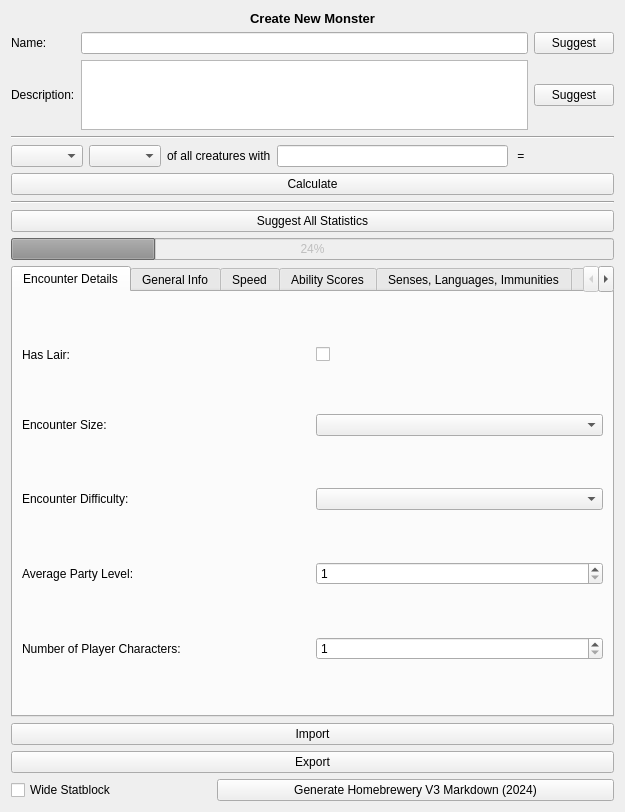
<?xml version="1.0" encoding="UTF-8"?>
<ui version="4.0">
 <class>CreateMonsterView</class>
 <widget class="QWidget" name="CreateMonsterView">
  <property name="geometry">
   <rect>
    <x>0</x>
    <y>0</y>
    <width>625</width>
    <height>755</height>
   </rect>
  </property>
  <property name="windowTitle">
   <string>Form</string>
  </property>
  <layout class="QVBoxLayout" name="verticalLayout">
   <item>
    <widget class="QLabel" name="_lbl_title">
     <property name="maximumSize">
      <size>
       <width>16777215</width>
       <height>40</height>
      </size>
     </property>
     <property name="font">
      <font>
       <pointsize>10</pointsize>
       <weight>75</weight>
       <bold>true</bold>
      </font>
     </property>
     <property name="text">
      <string>Create New Monster</string>
     </property>
     <property name="alignment">
      <set>Qt::AlignCenter</set>
     </property>
    </widget>
   </item>
   <item>
    <layout class="QGridLayout" name="gl_basic_info">
     <item row="0" column="0">
      <widget class="QLabel" name="_lbl_name">
       <property name="text">
        <string>Name:</string>
       </property>
      </widget>
     </item>
     <item row="0" column="2">
      <widget class="QPushButton" name="btn_suggest_name">
       <property name="text">
        <string>Suggest</string>
       </property>
      </widget>
     </item>
     <item row="0" column="1">
      <widget class="QLineEdit" name="lineedit_name"/>
     </item>
     <item row="1" column="0">
      <widget class="QLabel" name="_lbl_description">
       <property name="text">
        <string>Description:</string>
       </property>
      </widget>
     </item>
     <item row="1" column="1">
      <widget class="QTextEdit" name="textedit_description">
       <property name="maximumSize">
        <size>
         <width>16777215</width>
         <height>120</height>
        </size>
       </property>
      </widget>
     </item>
     <item row="1" column="2">
      <widget class="QPushButton" name="btn_refine_description">
       <property name="text">
        <string>Suggest</string>
       </property>
      </widget>
     </item>
    </layout>
   </item>
   <item>
    <widget class="Line" name="line">
     <property name="orientation">
      <enum>Qt::Horizontal</enum>
     </property>
    </widget>
   </item>
   <item>
    <layout class="QHBoxLayout" name="hl_db_query">
     <item>
      <widget class="QComboBox" name="cb_db_operation"/>
     </item>
     <item>
      <widget class="QComboBox" name="cb_db_column_names"/>
     </item>
     <item>
      <widget class="QLabel" name="_lbl_of_all_creatures_with">
       <property name="text">
        <string>of all creatures with</string>
       </property>
      </widget>
     </item>
     <item>
      <widget class="QLineEdit" name="lineedit_filters"/>
     </item>
     <item>
      <widget class="QLabel" name="_lbl_eq">
       <property name="text">
        <string> = </string>
       </property>
      </widget>
     </item>
     <item>
      <widget class="QLabel" name="lbl_db_result">
       <property name="minimumSize">
        <size>
         <width>80</width>
         <height>20</height>
        </size>
       </property>
       <property name="text">
        <string/>
       </property>
      </widget>
     </item>
    </layout>
   </item>
   <item>
    <widget class="QPushButton" name="btn_run_db_query">
     <property name="text">
      <string>Calculate</string>
     </property>
    </widget>
   </item>
   <item>
    <widget class="Line" name="line_2">
     <property name="orientation">
      <enum>Qt::Horizontal</enum>
     </property>
    </widget>
   </item>
   <item>
    <widget class="QPushButton" name="btn_suggest_all">
     <property name="text">
      <string>Suggest All Statistics</string>
     </property>
    </widget>
   </item>
   <item>
    <widget class="QProgressBar" name="progressbar_ai_query">
     <property name="enabled">
      <bool>false</bool>
     </property>
     <property name="value">
      <number>24</number>
     </property>
    </widget>
   </item>
   <item>
    <widget class="QTabWidget" name="tabwidget_stats">
     <property name="currentIndex">
      <number>0</number>
     </property>
     <widget class="QWidget" name="tab_encounter_details">
      <attribute name="title">
       <string>Encounter Details</string>
      </attribute>
      <layout class="QGridLayout" name="gridLayout_4">
       <item row="3" column="0">
        <widget class="QLabel" name="_lbl_avg_party_level">
         <property name="text">
          <string>Average Party Level:</string>
         </property>
        </widget>
       </item>
       <item row="2" column="1">
        <widget class="QComboBox" name="cb_encounter_difficulty"/>
       </item>
       <item row="1" column="1">
        <widget class="QComboBox" name="cb_encounter_size"/>
       </item>
       <item row="3" column="1">
        <widget class="QSpinBox" name="spinbox_avg_party_level">
         <property name="minimum">
          <number>1</number>
         </property>
         <property name="maximum">
          <number>20</number>
         </property>
        </widget>
       </item>
       <item row="4" column="0">
        <widget class="QLabel" name="_lbl_num_pcs">
         <property name="text">
          <string>Number of Player Characters:</string>
         </property>
        </widget>
       </item>
       <item row="1" column="0">
        <widget class="QLabel" name="_lbl_encounter_size">
         <property name="text">
          <string>Encounter Size:</string>
         </property>
        </widget>
       </item>
       <item row="4" column="1">
        <widget class="QSpinBox" name="spinbox_num_pcs">
         <property name="minimum">
          <number>1</number>
         </property>
         <property name="maximum">
          <number>10</number>
         </property>
         <property name="value">
          <number>1</number>
         </property>
        </widget>
       </item>
       <item row="2" column="0">
        <widget class="QLabel" name="_lbl_encounter_difficulty">
         <property name="text">
          <string>Encounter Difficulty:</string>
         </property>
        </widget>
       </item>
       <item row="0" column="0">
        <widget class="QLabel" name="_lbl_has_lair">
         <property name="text">
          <string>Has Lair:</string>
         </property>
        </widget>
       </item>
       <item row="0" column="1">
        <widget class="QCheckBox" name="checkbox_has_lair">
         <property name="text">
          <string/>
         </property>
        </widget>
       </item>
      </layout>
     </widget>
     <widget class="QWidget" name="tab_general_info">
      <attribute name="title">
       <string>General Info</string>
      </attribute>
      <layout class="QGridLayout" name="gridLayout">
       <item row="0" column="1">
        <widget class="QComboBox" name="cb_habitat"/>
       </item>
       <item row="0" column="2">
        <layout class="QHBoxLayout" name="_hl_habitat_btns">
         <item>
          <widget class="QPushButton" name="btn_add_habitat">
           <property name="text">
            <string>Add</string>
           </property>
          </widget>
         </item>
         <item>
          <widget class="QPushButton" name="btn_remove_habitat">
           <property name="text">
            <string>Remove</string>
           </property>
          </widget>
         </item>
        </layout>
       </item>
       <item row="0" column="0">
        <widget class="QLabel" name="_lbl_habitat">
         <property name="text">
          <string>Habitat:</string>
         </property>
        </widget>
       </item>
       <item row="6" column="0">
        <widget class="QLabel" name="_lbl_challenge_rating">
         <property name="text">
          <string>Challenge Rating:</string>
         </property>
        </widget>
       </item>
       <item row="8" column="0">
        <widget class="QLabel" name="_lbl_hp">
         <property name="text">
          <string>HP:</string>
         </property>
        </widget>
       </item>
       <item row="8" column="2">
        <widget class="QCheckBox" name="checkbox_tie_hp_to_cr">
         <property name="text">
          <string>Tie to Challenge Rating</string>
         </property>
         <property name="checked">
          <bool>true</bool>
         </property>
        </widget>
       </item>
       <item row="3" column="0">
        <widget class="QLabel" name="_lbl_creature_type">
         <property name="text">
          <string>Creature Type:</string>
         </property>
        </widget>
       </item>
       <item row="4" column="1">
        <widget class="QComboBox" name="cb_alignment"/>
       </item>
       <item row="7" column="2">
        <widget class="QCheckBox" name="checkbox_tie_ac_to_cr">
         <property name="text">
          <string>Tie to Challenge Rating</string>
         </property>
         <property name="checked">
          <bool>true</bool>
         </property>
        </widget>
       </item>
       <item row="2" column="1">
        <widget class="QLineEdit" name="lineedit_tags"/>
       </item>
       <item row="3" column="1">
        <widget class="QComboBox" name="cb_creature_type"/>
       </item>
       <item row="7" column="1">
        <widget class="QSpinBox" name="spinbox_ac">
         <property name="enabled">
          <bool>false</bool>
         </property>
         <property name="maximum">
          <number>30</number>
         </property>
         <property name="value">
          <number>10</number>
         </property>
        </widget>
       </item>
       <item row="5" column="2">
        <widget class="QPushButton" name="btn_suggest_size">
         <property name="text">
          <string>Suggest</string>
         </property>
        </widget>
       </item>
       <item row="6" column="2">
        <layout class="QHBoxLayout" name="hl_Cr">
         <item>
          <widget class="QLabel" name="_lbl_per_monster_for_x_monsters">
           <property name="text">
            <string>per monster, for x monsters</string>
           </property>
          </widget>
         </item>
         <item>
          <widget class="QCheckBox" name="checkbox_auto_calc_cr">
           <property name="text">
            <string>AutoCalc</string>
           </property>
           <property name="checked">
            <bool>true</bool>
           </property>
          </widget>
         </item>
        </layout>
       </item>
       <item row="5" column="1">
        <widget class="QComboBox" name="cb_size"/>
       </item>
       <item row="8" column="1">
        <widget class="QLineEdit" name="lineedit_hp">
         <property name="enabled">
          <bool>false</bool>
         </property>
        </widget>
       </item>
       <item row="5" column="0">
        <widget class="QLabel" name="_lbl_size">
         <property name="text">
          <string>Size:</string>
         </property>
        </widget>
       </item>
       <item row="2" column="0">
        <widget class="QLabel" name="_lbl_tags">
         <property name="text">
          <string>Tags:</string>
         </property>
        </widget>
       </item>
       <item row="4" column="0">
        <widget class="QLabel" name="_lbl_alignment">
         <property name="text">
          <string>Alignment:</string>
         </property>
        </widget>
       </item>
       <item row="7" column="0">
        <widget class="QLabel" name="_lbl_ac">
         <property name="text">
          <string>AC:</string>
         </property>
        </widget>
       </item>
       <item row="3" column="2">
        <widget class="QPushButton" name="btn_suggest_creature_type">
         <property name="text">
          <string>Suggest</string>
         </property>
        </widget>
       </item>
       <item row="4" column="2">
        <widget class="QPushButton" name="btn_suggest_alignment">
         <property name="text">
          <string>Suggest</string>
         </property>
        </widget>
       </item>
       <item row="6" column="1">
        <widget class="QLineEdit" name="lineedit_challenge_rating"/>
       </item>
       <item row="1" column="0">
        <widget class="QLabel" name="_lbl_treasure">
         <property name="text">
          <string>Treasure:</string>
         </property>
        </widget>
       </item>
       <item row="1" column="1">
        <widget class="QComboBox" name="cb_treasure"/>
       </item>
       <item row="1" column="2">
        <layout class="QHBoxLayout" name="_hl_treasure_btns">
         <item>
          <widget class="QPushButton" name="btn_add_treasure">
           <property name="text">
            <string>Add</string>
           </property>
          </widget>
         </item>
         <item>
          <widget class="QPushButton" name="btn_remove_treasure">
           <property name="text">
            <string>Remove</string>
           </property>
          </widget>
         </item>
        </layout>
       </item>
      </layout>
     </widget>
     <widget class="QWidget" name="tab_speed">
      <attribute name="title">
       <string>Speed</string>
      </attribute>
      <layout class="QGridLayout" name="gridLayout_2">
       <item row="0" column="1">
        <widget class="QSpinBox" name="spinbox_walk_speed">
         <property name="minimum">
          <number>30</number>
         </property>
         <property name="maximum">
          <number>120</number>
         </property>
         <property name="singleStep">
          <number>5</number>
         </property>
        </widget>
       </item>
       <item row="1" column="2">
        <widget class="QLabel" name="_lbl_swim_speed_ft">
         <property name="text">
          <string>ft.</string>
         </property>
        </widget>
       </item>
       <item row="1" column="0">
        <widget class="QLabel" name="_lbl_swim_speed">
         <property name="text">
          <string>Swim Speed:</string>
         </property>
        </widget>
       </item>
       <item row="2" column="2">
        <widget class="QLabel" name="_lbl_fly_speed_ft">
         <property name="text">
          <string>ft.</string>
         </property>
        </widget>
       </item>
       <item row="0" column="0">
        <widget class="QLabel" name="_lbl_walk_speed">
         <property name="text">
          <string>Walk Speed:</string>
         </property>
        </widget>
       </item>
       <item row="0" column="2">
        <widget class="QLabel" name="_lbl_walk_speed_ft">
         <property name="text">
          <string>ft.</string>
         </property>
        </widget>
       </item>
       <item row="3" column="2">
        <widget class="QLabel" name="_lbl_climb_speed_ft">
         <property name="text">
          <string>ft.</string>
         </property>
        </widget>
       </item>
       <item row="3" column="1">
        <widget class="QSpinBox" name="spinbox_climb_speed">
         <property name="maximum">
          <number>120</number>
         </property>
         <property name="singleStep">
          <number>5</number>
         </property>
        </widget>
       </item>
       <item row="2" column="0">
        <widget class="QLabel" name="_lbl_fly_speed">
         <property name="text">
          <string>Fly Speed:</string>
         </property>
        </widget>
       </item>
       <item row="2" column="1">
        <widget class="QSpinBox" name="spinbox_fly_speed">
         <property name="maximum">
          <number>120</number>
         </property>
         <property name="singleStep">
          <number>5</number>
         </property>
        </widget>
       </item>
       <item row="3" column="0">
        <widget class="QLabel" name="_lbl_climb_speed">
         <property name="text">
          <string>Climb Speed:</string>
         </property>
        </widget>
       </item>
       <item row="1" column="1">
        <widget class="QSpinBox" name="spinbox_swim_speed">
         <property name="maximum">
          <number>120</number>
         </property>
         <property name="singleStep">
          <number>5</number>
         </property>
        </widget>
       </item>
       <item row="4" column="0">
        <widget class="QLabel" name="_lbl_burrow_speed">
         <property name="text">
          <string>Burrow Speed:</string>
         </property>
        </widget>
       </item>
       <item row="4" column="1">
        <widget class="QSpinBox" name="spinbox_burrow_speed">
         <property name="maximum">
          <number>120</number>
         </property>
         <property name="singleStep">
          <number>5</number>
         </property>
        </widget>
       </item>
       <item row="4" column="2">
        <widget class="QLabel" name="_lbl_burrow_speed_ft">
         <property name="text">
          <string>ft.</string>
         </property>
        </widget>
       </item>
      </layout>
     </widget>
     <widget class="QWidget" name="tab_ability_scores">
      <attribute name="title">
       <string>Ability Scores</string>
      </attribute>
      <layout class="QGridLayout" name="gridLayout_3">
       <item row="2" column="1">
        <widget class="QSpinBox" name="spinbox_dex">
         <property name="maximum">
          <number>30</number>
         </property>
         <property name="value">
          <number>10</number>
         </property>
        </widget>
       </item>
       <item row="6" column="1">
        <widget class="QSpinBox" name="spinbox_cha">
         <property name="maximum">
          <number>30</number>
         </property>
         <property name="value">
          <number>10</number>
         </property>
        </widget>
       </item>
       <item row="1" column="1">
        <widget class="QSpinBox" name="spinbox_str">
         <property name="maximum">
          <number>30</number>
         </property>
         <property name="value">
          <number>10</number>
         </property>
        </widget>
       </item>
       <item row="6" column="2">
        <widget class="QCheckBox" name="checkbox_prof_st_cha">
         <property name="text">
          <string>Proficient in Saving Throws</string>
         </property>
        </widget>
       </item>
       <item row="5" column="2">
        <widget class="QCheckBox" name="checkbox_prof_st_wis">
         <property name="text">
          <string>Proficient in Saving Throws</string>
         </property>
        </widget>
       </item>
       <item row="4" column="1">
        <widget class="QSpinBox" name="spinbox_int">
         <property name="maximum">
          <number>30</number>
         </property>
         <property name="value">
          <number>10</number>
         </property>
        </widget>
       </item>
       <item row="5" column="0">
        <widget class="QLabel" name="_lbl_wis">
         <property name="text">
          <string>Wis:</string>
         </property>
        </widget>
       </item>
       <item row="3" column="2">
        <widget class="QCheckBox" name="checkbox_prof_st_con">
         <property name="text">
          <string>Proficient in Saving Throws</string>
         </property>
        </widget>
       </item>
       <item row="4" column="0">
        <widget class="QLabel" name="_lbl_int">
         <property name="text">
          <string>Int:</string>
         </property>
        </widget>
       </item>
       <item row="2" column="2">
        <widget class="QCheckBox" name="checkbox_prof_st_dex">
         <property name="text">
          <string>Proficient in Saving Throws</string>
         </property>
        </widget>
       </item>
       <item row="5" column="1">
        <widget class="QSpinBox" name="spinbox_wis">
         <property name="maximum">
          <number>30</number>
         </property>
         <property name="value">
          <number>10</number>
         </property>
        </widget>
       </item>
       <item row="2" column="0">
        <widget class="QLabel" name="_lbl_dex">
         <property name="text">
          <string>Dex:</string>
         </property>
        </widget>
       </item>
       <item row="4" column="2">
        <widget class="QCheckBox" name="checkbox_prof_st_int">
         <property name="text">
          <string>Proficient in Saving Throws</string>
         </property>
        </widget>
       </item>
       <item row="1" column="0">
        <widget class="QLabel" name="_lbl_str">
         <property name="text">
          <string>Str:</string>
         </property>
        </widget>
       </item>
       <item row="6" column="0">
        <widget class="QLabel" name="_lbl_cha">
         <property name="text">
          <string>Cha:</string>
         </property>
        </widget>
       </item>
       <item row="3" column="0">
        <widget class="QLabel" name="_lbl_con">
         <property name="text">
          <string>Con:</string>
         </property>
        </widget>
       </item>
       <item row="3" column="1">
        <widget class="QSpinBox" name="spinbox_con">
         <property name="maximum">
          <number>30</number>
         </property>
         <property name="value">
          <number>10</number>
         </property>
        </widget>
       </item>
       <item row="1" column="2">
        <widget class="QCheckBox" name="checkbox_prof_st_str">
         <property name="text">
          <string>Proficient in Saving Throws</string>
         </property>
        </widget>
       </item>
       <item row="0" column="1">
        <widget class="QPushButton" name="btn_suggest_ability_scores">
         <property name="text">
          <string>Suggest</string>
         </property>
        </widget>
       </item>
      </layout>
     </widget>
     <widget class="QWidget" name="tab_senses_languages_immunities">
      <attribute name="title">
       <string>Senses, Languages, Immunities</string>
      </attribute>
      <layout class="QGridLayout" name="gridLayout_5">
       <item row="2" column="0">
        <widget class="QLabel" name="_lbl_conditions">
         <property name="text">
          <string>Conditions:</string>
         </property>
        </widget>
       </item>
       <item row="3" column="0">
        <widget class="QLabel" name="_lbl_senses">
         <property name="text">
          <string>Senses:</string>
         </property>
        </widget>
       </item>
       <item row="2" column="5">
        <widget class="QListWidget" name="listwidget_conditions">
         <property name="maximumSize">
          <size>
           <width>16777215</width>
           <height>100</height>
          </size>
         </property>
        </widget>
       </item>
       <item row="1" column="1">
        <widget class="QComboBox" name="cb_damage"/>
       </item>
       <item row="1" column="4">
        <widget class="QPushButton" name="btn_damage_remove">
         <property name="text">
          <string>Remove</string>
         </property>
        </widget>
       </item>
       <item row="1" column="6">
        <widget class="QPushButton" name="btn_clear_damage">
         <property name="text">
          <string>Clear</string>
         </property>
        </widget>
       </item>
       <item row="1" column="2">
        <widget class="QPushButton" name="btn_damage_resistant">
         <property name="text">
          <string>Resistant</string>
         </property>
        </widget>
       </item>
       <item row="0" column="0">
        <widget class="QLabel" name="_lbl_skills">
         <property name="text">
          <string>Skills:</string>
         </property>
        </widget>
       </item>
       <item row="4" column="4">
        <widget class="QPushButton" name="btn_languages_remove">
         <property name="text">
          <string>Remove</string>
         </property>
        </widget>
       </item>
       <item row="4" column="1">
        <widget class="QComboBox" name="cb_languages"/>
       </item>
       <item row="5" column="5">
        <widget class="QLabel" name="_lbl_telepathy_ft">
         <property name="text">
          <string>ft.</string>
         </property>
        </widget>
       </item>
       <item row="5" column="3">
        <widget class="QSpinBox" name="spinbox_telepathy_range">
         <property name="enabled">
          <bool>false</bool>
         </property>
         <property name="minimum">
          <number>0</number>
         </property>
         <property name="maximum">
          <number>1000</number>
         </property>
         <property name="singleStep">
          <number>5</number>
         </property>
         <property name="value">
          <number>0</number>
         </property>
        </widget>
       </item>
       <item row="0" column="6">
        <widget class="QPushButton" name="btn_clear_skills">
         <property name="text">
          <string>Clear</string>
         </property>
        </widget>
       </item>
       <item row="5" column="0">
        <widget class="QLabel" name="_lbl_telepathy">
         <property name="text">
          <string>Telepathy:</string>
         </property>
        </widget>
       </item>
       <item row="0" column="5">
        <widget class="QListWidget" name="listwidget_skills">
         <property name="maximumSize">
          <size>
           <width>16777215</width>
           <height>100</height>
          </size>
         </property>
        </widget>
       </item>
       <item row="5" column="1">
        <widget class="QCheckBox" name="checkbox_telepathy">
         <property name="text">
          <string/>
         </property>
        </widget>
       </item>
       <item row="0" column="3">
        <widget class="QPushButton" name="btn_skills_expert">
         <property name="text">
          <string>Expert</string>
         </property>
        </widget>
       </item>
       <item row="2" column="2">
        <widget class="QPushButton" name="btn_conditions_immune">
         <property name="text">
          <string>Immune</string>
         </property>
        </widget>
       </item>
       <item row="3" column="5">
        <widget class="QListWidget" name="listwidget_senses">
         <property name="maximumSize">
          <size>
           <width>16777215</width>
           <height>100</height>
          </size>
         </property>
        </widget>
       </item>
       <item row="3" column="6">
        <widget class="QPushButton" name="btn_clear_senses">
         <property name="text">
          <string>Clear</string>
         </property>
        </widget>
       </item>
       <item row="4" column="6">
        <widget class="QPushButton" name="btn_clear_languages">
         <property name="text">
          <string>Clear</string>
         </property>
        </widget>
       </item>
       <item row="4" column="5">
        <widget class="QListWidget" name="listwidget_languages">
         <property name="maximumSize">
          <size>
           <width>16777215</width>
           <height>100</height>
          </size>
         </property>
        </widget>
       </item>
       <item row="3" column="1">
        <widget class="QComboBox" name="cb_senses"/>
       </item>
       <item row="4" column="2">
        <widget class="QPushButton" name="btn_languages_add">
         <property name="text">
          <string>Add</string>
         </property>
        </widget>
       </item>
       <item row="0" column="4">
        <widget class="QPushButton" name="btn_skills_remove">
         <property name="text">
          <string>Remove</string>
         </property>
        </widget>
       </item>
       <item row="4" column="0">
        <widget class="QLabel" name="_lbl_languages">
         <property name="text">
          <string>Languages:</string>
         </property>
        </widget>
       </item>
       <item row="3" column="4">
        <widget class="QPushButton" name="btn_senses_remove">
         <property name="text">
          <string>Remove</string>
         </property>
        </widget>
       </item>
       <item row="3" column="2">
        <layout class="QHBoxLayout" name="hl_senses">
         <item>
          <widget class="QSpinBox" name="spinbox_sense_range">
           <property name="maximum">
            <number>1000</number>
           </property>
           <property name="singleStep">
            <number>5</number>
           </property>
          </widget>
         </item>
         <item>
          <widget class="QLabel" name="_lbl_senses_ft">
           <property name="text">
            <string>ft.</string>
           </property>
          </widget>
         </item>
        </layout>
       </item>
       <item row="2" column="4">
        <widget class="QPushButton" name="btn_conditions_remove">
         <property name="text">
          <string>Remove</string>
         </property>
        </widget>
       </item>
       <item row="0" column="2">
        <widget class="QPushButton" name="btn_skills_proficient">
         <property name="text">
          <string>Proficient</string>
         </property>
        </widget>
       </item>
       <item row="0" column="1">
        <widget class="QComboBox" name="cb_skills"/>
       </item>
       <item row="5" column="2">
        <widget class="QLabel" name="_lbl_range">
         <property name="text">
          <string>Range:</string>
         </property>
        </widget>
       </item>
       <item row="1" column="0">
        <widget class="QLabel" name="_lbl_damage">
         <property name="text">
          <string>Damage:</string>
         </property>
        </widget>
       </item>
       <item row="1" column="5">
        <widget class="QListWidget" name="listwidget_damage">
         <property name="maximumSize">
          <size>
           <width>16777215</width>
           <height>100</height>
          </size>
         </property>
        </widget>
       </item>
       <item row="2" column="1">
        <widget class="QComboBox" name="cb_conditions"/>
       </item>
       <item row="3" column="3">
        <widget class="QPushButton" name="btn_senses_add">
         <property name="text">
          <string>Add</string>
         </property>
        </widget>
       </item>
       <item row="1" column="3">
        <widget class="QPushButton" name="btn_damage_immune">
         <property name="text">
          <string>Immune</string>
         </property>
        </widget>
       </item>
       <item row="2" column="6">
        <widget class="QPushButton" name="btn_clear_conditions">
         <property name="text">
          <string>Clear</string>
         </property>
        </widget>
       </item>
      </layout>
     </widget>
     <widget class="QWidget" name="tab_actions">
      <attribute name="title">
       <string>Traits / Actions</string>
      </attribute>
      <layout class="QVBoxLayout" name="verticalLayout_4">
       <item>
        <layout class="QHBoxLayout" name="hl_action_preset">
         <item>
          <widget class="QComboBox" name="cb_action_presets"/>
         </item>
         <item>
          <widget class="QPushButton" name="btn_use_action_preset">
           <property name="text">
            <string>Use Preset</string>
           </property>
          </widget>
         </item>
        </layout>
       </item>
       <item>
        <layout class="QHBoxLayout" name="hl_action_name">
         <item>
          <widget class="QLabel" name="_lbl_action_name">
           <property name="text">
            <string>Name:</string>
           </property>
          </widget>
         </item>
         <item>
          <widget class="QLineEdit" name="lineedit_action_name"/>
         </item>
        </layout>
       </item>
       <item>
        <widget class="QTextEdit" name="textedit_action_description"/>
       </item>
       <item>
        <layout class="QHBoxLayout" name="horizontalLayout">
         <item>
          <widget class="QPushButton" name="btn_create_trait">
           <property name="text">
            <string>Create Trait</string>
           </property>
          </widget>
         </item>
         <item>
          <widget class="QPushButton" name="btn_create_action">
           <property name="text">
            <string>Create Action</string>
           </property>
          </widget>
         </item>
         <item>
          <widget class="QPushButton" name="btn_create_bonus_action">
           <property name="text">
            <string>Create Bonus Action</string>
           </property>
          </widget>
         </item>
         <item>
          <widget class="QPushButton" name="btn_create_reaction">
           <property name="text">
            <string>Create Reaction</string>
           </property>
          </widget>
         </item>
         <item>
          <widget class="QPushButton" name="btn_create_legendary_action">
           <property name="text">
            <string>Create Legendary Action</string>
           </property>
          </widget>
         </item>
        </layout>
       </item>
      </layout>
     </widget>
     <widget class="QWidget" name="tab_artwork">
      <attribute name="title">
       <string>Artwork</string>
      </attribute>
      <layout class="QVBoxLayout" name="verticalLayout_2">
       <item>
        <widget class="QPushButton" name="btn_generate_artwork">
         <property name="text">
          <string>Generate</string>
         </property>
        </widget>
       </item>
       <item>
        <widget class="QLabel" name="lbl_artwork">
         <property name="text">
          <string/>
         </property>
        </widget>
       </item>
      </layout>
     </widget>
    </widget>
   </item>
   <item>
    <widget class="QPushButton" name="btn_import">
     <property name="text">
      <string>Import</string>
     </property>
    </widget>
   </item>
   <item>
    <widget class="QPushButton" name="btn_export">
     <property name="text">
      <string>Export</string>
     </property>
    </widget>
   </item>
   <item>
    <layout class="QHBoxLayout" name="hl_generate_markdown">
     <item>
      <widget class="QCheckBox" name="checkbox_wide_statblock">
       <property name="maximumSize">
        <size>
         <width>200</width>
         <height>16777215</height>
        </size>
       </property>
       <property name="text">
        <string>Wide Statblock</string>
       </property>
      </widget>
     </item>
     <item>
      <widget class="QPushButton" name="btn_generate_markdown">
       <property name="text">
        <string>Generate Homebrewery V3 Markdown (2024)</string>
       </property>
      </widget>
     </item>
    </layout>
   </item>
  </layout>
 </widget>
 <resources/>
 <connections/>
</ui>
